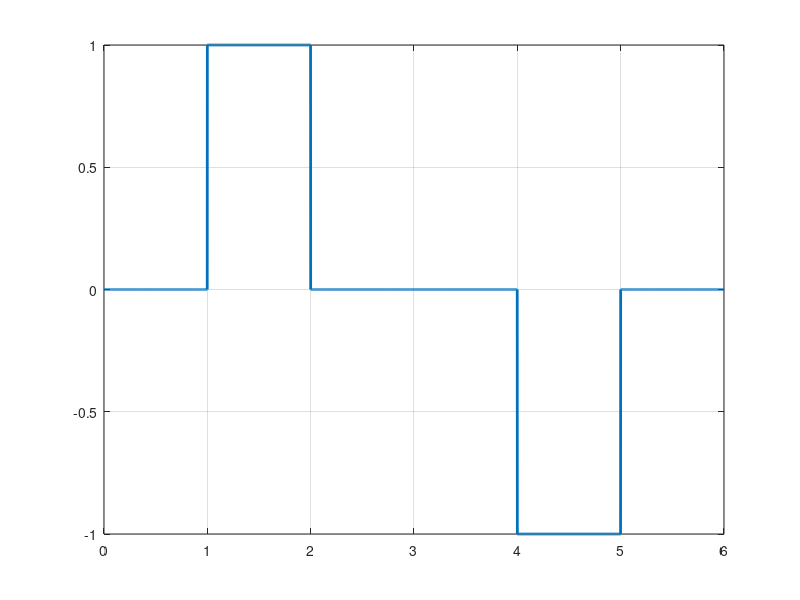

Write MATLAB code to recreate this figure.
%modulation
  %bits = input('Enter the bits : ');
  bits = [0 1 0 0 1 0];
  bitrate = 1;
  n = 1000;
  N = n * length(bits);
  T = length(bits) / bitrate;
  dt = T / N;
  t = 0 : dt : T;
  x = zeros(1, length(t));

  current = 1;
  for i = 1 : length(bits)
    if bits(i) == 1
      x((i - 1) * n + 1 : i * n) = current;
      current = - current;
    endif
  end

  plot(t, x, 'Linewidth', 2);
  grid on;

%demodulation
  dem = zeros(1, int16(length(x) / n));
  current = 1;
  for i = 1 : length(x) / n
    if x((i - 1)* n + 1 : i * n) == current
      dem(i) = 1;
      current = - current;
    else
      dem(i) = 0;

    endif
  endfor
  display(dem);

